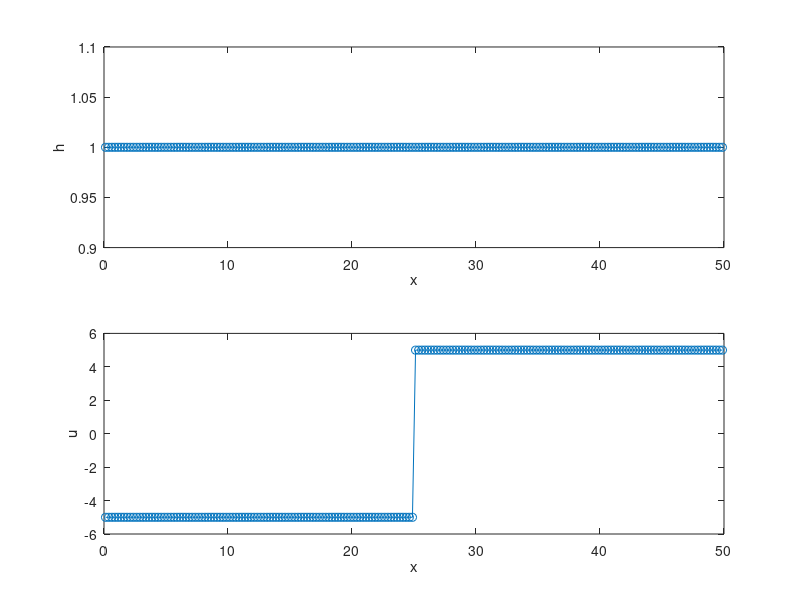

MATLAB code to generate this figure: (Note: this script raises an error after producing the figure.)
% Godunov-type Finite volume method for the 1D Shallow Water Equation
clear;
clc;

global Nx g;

% Physical parameters
xL = 0;
xR = 50;
t = 0;
tend = 2.5;
g = 9.81;   % acceleration due to gravity

% numerical parameters
Nx = 200;           % the number of the cell-centers
dx = (xR - xL)/Nx;  % distance between the mesh points
CFL= 0.9;           % CFL number <= 1
x  = linspace(xL+dx/2,xR-dx/2,Nx);

% Initial conditoins
q = zeros(2,Nx);
hL = 3.5;   
hR = 1.25;
x0 = 25;
uL = -5.0;
uR = 5.0;

% Assuming x is defined and represents your x values
%q(1, x < x0) = hL;    % Assign hL where x is less than x0
%q(1, x >= x0) = hR;   % Assign hR where x is greater than or equal to x0

h0 = 1;
mu = 0.5;
sigma = 0.1;
%h = h0 * exp(-(x - mu).^2 / (2 * sigma^2));

q(1,:) = h0;
q(2,x < x0) = uL;
q(2,x > x0) = uR;


qnew = q;

% plot the initial data
subplot(2,1,1)
plot(x,q(1,:),'-o')
ylabel('h')
xlabel('x')

subplot(2,1,2)
plot(x,q(2,:)./q(1,:),'-o')
ylabel('u')
xlabel('x')

% compute the total amount of water content in the domain (integral of h
% between xL and xR):
H0 = sum(dx*q(1,:));

%%
% time loop
for n = 1:1000000
    amax = max(max(abs(Lambda(q))));
    dt   = CFL*dx/amax; 
    if (t + dt > tend)
        dt = tend - t;
    end
    if (t >= tend)
        break;  % stop the time loop
    end
    
    % space loop
    dtdx = dt/dx;
    for i = 1:Nx
        if    ( i == 1  )
            q_ghost    = q(:,i);    % "create" a ghost state outside of the domain
            q_ghost(2) =-q(2,i);    % invert the sing of its momentum/velocity
            qm = ExactRP(q_ghost,q(:,i  ),0);  % compute the exact sol of the RP at x_{i-1/2}
            fm = f(qm);
            qp = ExactRP(q(:,i  ),q(:,i+1),0);  % compute the exact sol of the RP at x_{i+1/2}
            fp = f(qp);
            % stadrand Finite-Volume update:
            qnew(:,i) = q(:,i) - dtdx*( fp - fm );
        elseif( i == Nx )
            q_ghost    = q(:,i);    % "create" a ghost state outside of the domain
            q_ghost(2) =-q(2,i);    % invert the sing of its momentum/velocity
            qm = ExactRP(q(:,i-1),q(:,i  ),0);  % compute the exact sol of the RP at x_{i-1/2}
            fm = f(qm);
            qp = ExactRP(q(:,i  ),q_ghost,0);  % compute the exact sol of the RP at x_{i+1/2}
            fp = f(qp);
            % stadrand Finite-Volume update:
            qnew(:,i) = q(:,i) - dtdx*( fp - fm );
        else
            qm = ExactRP(q(:,i-1),q(:,i  ),0);  % compute the exact sol of the RP at x_{i-1/2}
            fm = f(qm);
            qp = ExactRP(q(:,i  ),q(:,i+1),0);  % compute the exact sol of the RP at x_{i+1/2}
            fp = f(qp);
            % stadrand Finite-Volume update:
            qnew(:,i) = q(:,i) - dtdx*( fp - fm );
        end

    end

    % update time and solution
    t = t + dt;
    q = qnew;


    % for monitoring: Compute the amount of water and compare with H0

end


% plot the final numerical solution
subplot(2,1,1)
plot(x,q(1,:),'-o')
ylabel('h')
xlabel('x')
title(strcat('time = ',num2str(t)))
    
subplot(2,1,2)
plot(x,q(2,:)./q(1,:),'-o')
ylabel('u')
xlabel('x')
errMassCons = sum(dx*q(1,:)) - H0;  % compare integral of h with the one at t=0
title(strcat('mass cons error = ',num2str(errMassCons)))


%%
% Save data
% Define folder
folder = 'C:\Users\Matteo\Shallow-Water-Equations\data';
filename =  '1D-dam-break-verification';
fullpath = fullfile(folder, filename);
%save(fullpath,'q','x','t');
